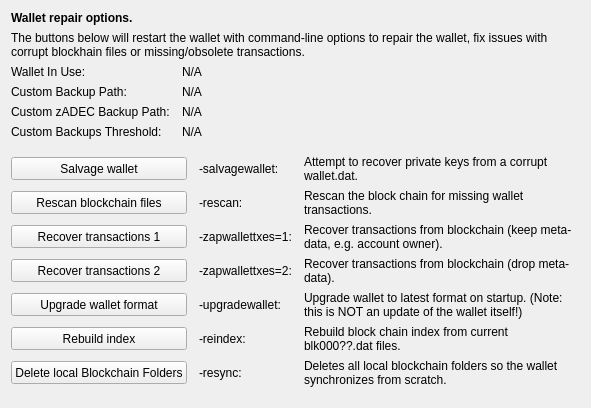
     <widget class="QWidget" name="tab_repair">
      <attribute name="title">
       <string>&amp;Wallet Repair</string>
      </attribute>
      <layout class="QGridLayout" name="gridLayout_4" columnstretch="0,0,0,0">
       <property name="horizontalSpacing">
        <number>12</number>
       </property>
       <item row="0" column="0" colspan="4">
        <widget class="QLabel" name="label_repair_header">
         <property name="font">
          <font>
           <weight>75</weight>
           <bold>true</bold>
          </font>
         </property>
         <property name="text">
          <string>Wallet repair options.</string>
         </property>
        </widget>
       </item>
       <item row="1" column="0" colspan="4">
        <widget class="QLabel" name="label_repair_helptext">
         <property name="font">
          <font>
           <weight>50</weight>
           <bold>false</bold>
          </font>
         </property>
         <property name="text">
          <string>The buttons below will restart the wallet with command-line options to repair the wallet, fix issues with corrupt blockhain files or missing/obsolete transactions.</string>
         </property>
         <property name="wordWrap">
          <bool>true</bool>
         </property>
        </widget>
       </item>
       <item row="2" column="0">
        <widget class="QLabel" name="wallet_path_label">
         <property name="text">
          <string>Wallet In Use:</string>
         </property>
        </widget>
       </item>
       <item row="2" column="1" colspan="3">
        <widget class="QLabel" name="wallet_path">
         <property name="cursor">
          <cursorShape>IBeamCursor</cursorShape>
         </property>
         <property name="text">
          <string>N/A</string>
         </property>
         <property name="textFormat">
          <enum>Qt::PlainText</enum>
         </property>
         <property name="textInteractionFlags">
          <set>Qt::LinksAccessibleByMouse|Qt::TextSelectableByKeyboard|Qt::TextSelectableByMouse</set>
         </property>
        </widget>
       </item>
       <item row="3" column="0">
        <widget class="QLabel" name="wallet_custombackuppath_label">
         <property name="visible">
          <bool>false</bool>
         </property>
         <property name="text">
          <string>Custom Backup Path:</string>
         </property>
        </widget>
       </item>
       <item row="3" column="1" colspan="3">
        <widget class="QLabel" name="wallet_custombackuppath">
         <property name="cursor">
          <cursorShape>IBeamCursor</cursorShape>
         </property>
         <property name="visible">
          <bool>false</bool>
         </property>
         <property name="text">
          <string>N/A</string>
         </property>
         <property name="textFormat">
          <enum>Qt::PlainText</enum>
         </property>
         <property name="textInteractionFlags">
          <set>Qt::LinksAccessibleByMouse|Qt::TextSelectableByKeyboard|Qt::TextSelectableByMouse</set>
         </property>
        </widget>
       </item>
       <item row="4" column="0">
        <widget class="QLabel" name="wallet_customzpivbackuppath_label">
         <property name="visible">
          <bool>false</bool>
         </property>
         <property name="text">
          <string>Custom zADEC Backup Path:</string>
         </property>
        </widget>
       </item>
       <item row="4" column="1" colspan="3">
        <widget class="QLabel" name="wallet_customzpivbackuppath">
         <property name="cursor">
          <cursorShape>IBeamCursor</cursorShape>
         </property>
         <property name="visible">
          <bool>false</bool>
         </property>
         <property name="text">
          <string>N/A</string>
         </property>
         <property name="textFormat">
          <enum>Qt::PlainText</enum>
         </property>
         <property name="textInteractionFlags">
          <set>Qt::LinksAccessibleByMouse|Qt::TextSelectableByKeyboard|Qt::TextSelectableByMouse</set>
         </property>
        </widget>
       </item>
       <item row="5" column="0">
        <widget class="QLabel" name="wallet_custombackupthreshold_label">
         <property name="visible">
          <bool>false</bool>
         </property>
         <property name="text">
          <string>Custom Backups Threshold:</string>
         </property>
        </widget>
       </item>
       <item row="5" column="1" colspan="3">
        <widget class="QLabel" name="wallet_custombackupthreshold">
         <property name="cursor">
          <cursorShape>IBeamCursor</cursorShape>
         </property>
         <property name="visible">
          <bool>false</bool>
         </property>
         <property name="text">
          <string>N/A</string>
         </property>
         <property name="textFormat">
          <enum>Qt::PlainText</enum>
         </property>
         <property name="textInteractionFlags">
          <set>Qt::LinksAccessibleByMouse|Qt::TextSelectableByKeyboard|Qt::TextSelectableByMouse</set>
         </property>
        </widget>
       </item>
       <item row="6" column="0">
        <spacer name="verticalSpacer_repair1">
         <property name="orientation">
          <enum>Qt::Vertical</enum>
         </property>
         <property name="sizeHint" stdset="0">
          <size>
           <width>10</width>
           <height>10</height>
          </size>
         </property>
        </spacer>
       </item>
       <item row="7" column="0" colspan="2">
        <widget class="QPushButton" name="btn_salvagewallet">
         <property name="minimumSize">
          <size>
           <width>100</width>
           <height>23</height>
          </size>
         </property>
         <property name="text">
          <string>Salvage wallet</string>
         </property>
        </widget>
       </item>
       <item row="7" column="2">
        <widget class="QLabel" name="label_repair_salvage_command">
         <property name="text">
          <string notr="true">-salvagewallet:</string>
         </property>
        </widget>
       </item>
       <item row="7" column="3">
        <widget class="QLabel" name="label_repair_salvage">
         <property name="text">
          <string>Attempt to recover private keys from a corrupt wallet.dat.</string>
         </property>
         <property name="wordWrap">
          <bool>true</bool>
         </property>
        </widget>
       </item>
       <item row="8" column="0" colspan="2">
        <widget class="QPushButton" name="btn_rescan">
         <property name="minimumSize">
          <size>
           <width>100</width>
           <height>23</height>
          </size>
         </property>
         <property name="text">
          <string>Rescan blockchain files</string>
         </property>
        </widget>
       </item>
       <item row="8" column="2">
        <widget class="QLabel" name="label_repair_rescan_command">
         <property name="text">
          <string notr="true">-rescan:</string>
         </property>
        </widget>
       </item>
       <item row="8" column="3">
        <widget class="QLabel" name="label_repair_rescan">
         <property name="text">
          <string>Rescan the block chain for missing wallet transactions.</string>
         </property>
         <property name="wordWrap">
          <bool>true</bool>
         </property>
        </widget>
       </item>
       <item row="9" column="0" colspan="2">
        <widget class="QPushButton" name="btn_zapwallettxes1">
         <property name="minimumSize">
          <size>
           <width>100</width>
           <height>23</height>
          </size>
         </property>
         <property name="text">
          <string>Recover transactions 1</string>
         </property>
        </widget>
       </item>
       <item row="9" column="2">
        <widget class="QLabel" name="label_repair_zap1_command">
         <property name="text">
          <string notr="true">-zapwallettxes=1:</string>
         </property>
        </widget>
       </item>
       <item row="9" column="3">
        <widget class="QLabel" name="label_repair_zap1">
         <property name="text">
          <string>Recover transactions from blockchain (keep meta-data, e.g. account owner).</string>
         </property>
         <property name="wordWrap">
          <bool>true</bool>
         </property>
        </widget>
       </item>
       <item row="10" column="0" colspan="2">
        <widget class="QPushButton" name="btn_zapwallettxes2">
         <property name="minimumSize">
          <size>
           <width>100</width>
           <height>23</height>
          </size>
         </property>
         <property name="text">
          <string>Recover transactions 2</string>
         </property>
        </widget>
       </item>
       <item row="10" column="2">
        <widget class="QLabel" name="label_repair_zap2_command">
         <property name="text">
          <string notr="true">-zapwallettxes=2:</string>
         </property>
        </widget>
       </item>
       <item row="10" column="3">
        <widget class="QLabel" name="label_repair_zap2">
         <property name="text">
          <string>Recover transactions from blockchain (drop meta-data).</string>
         </property>
         <property name="wordWrap">
          <bool>true</bool>
         </property>
        </widget>
       </item>
       <item row="11" column="0" colspan="2">
        <widget class="QPushButton" name="btn_upgradewallet">
         <property name="minimumSize">
          <size>
           <width>100</width>
           <height>23</height>
          </size>
         </property>
         <property name="text">
          <string>Upgrade wallet format</string>
         </property>
        </widget>
       </item>
       <item row="11" column="2">
        <widget class="QLabel" name="label_repair_upgrade_command">
         <property name="text">
          <string notr="true">-upgradewallet:</string>
         </property>
        </widget>
       </item>
       <item row="11" column="3">
        <widget class="QLabel" name="label_repair_upgrade">
         <property name="text">
          <string>Upgrade wallet to latest format on startup. (Note: this is NOT an update of the wallet itself!)</string>
         </property>
         <property name="wordWrap">
          <bool>true</bool>
         </property>
        </widget>
       </item>
       <item row="12" column="0" colspan="2">
        <widget class="QPushButton" name="btn_reindex">
         <property name="minimumSize">
          <size>
           <width>100</width>
           <height>23</height>
          </size>
         </property>
         <property name="text">
          <string>Rebuild index</string>
         </property>
        </widget>
       </item>
       <item row="12" column="2">
        <widget class="QLabel" name="label_repair_reindex_command">
         <property name="text">
          <string notr="true">-reindex:</string>
         </property>
        </widget>
       </item>
       <item row="12" column="3">
        <widget class="QLabel" name="label_repair_reindex">
         <property name="text">
          <string>Rebuild block chain index from current blk000??.dat files.</string>
         </property>
         <property name="wordWrap">
          <bool>true</bool>
         </property>
        </widget>
       </item>
       <item row="13" column="0" colspan="2">
        <widget class="QPushButton" name="btn_resync">
         <property name="minimumSize">
          <size>
           <width>100</width>
           <height>23</height>
          </size>
         </property>
         <property name="text">
          <string>Delete local Blockchain Folders</string>
         </property>
        </widget>
       </item>
       <item row="13" column="2">
        <widget class="QLabel" name="label_repair_resync_command">
         <property name="text">
          <string>-resync:</string>
         </property>
        </widget>
       </item>
       <item row="13" column="3">
        <widget class="QLabel" name="label_repair_resync">
         <property name="text">
          <string>Deletes all local blockchain folders so the wallet synchronizes from scratch.</string>
         </property>
         <property name="wordWrap">
          <bool>true</bool>
         </property>
        </widget>
       </item>
       <item row="14" column="0">
        <spacer name="verticalSpacer_repair2">
         <property name="orientation">
          <enum>Qt::Vertical</enum>
         </property>
         <property name="sizeHint" stdset="0">
          <size>
           <width>20</width>
           <height>10</height>
          </size>
         </property>
        </spacer>
       </item>
      </layout>
     </widget>
